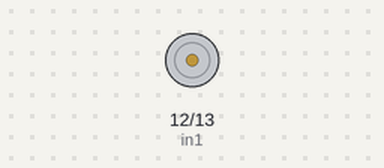
A sketch run on a simulated Arduino Uno, built with avr-gcc and run on an emulated ATmega328P. Shown: motor-driver pin pairs drawn as motors (green arrow = first pin HIGH = forward, orange = second pin HIGH = backward, longer = more drive, scaled by the enable pin).

Above: at 0.1 s.
Timing chart, 0 to 1.6 s (numbered marks = the images above):
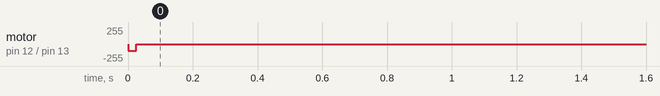

The sketch:

propeller_control.ino
```cpp
// Motor A connections
int enA = 9; //pin 1 of the IC
int in1 = 12; // pin 2 of the IC
int in2 = 13; //pin7 of IC


void setup() {
  // Set all the motor control pins to outputs
  pinMode(enA, OUTPUT);
  pinMode(in1, OUTPUT);
  pinMode(in2, OUTPUT);

  onerotation();
}

void loop() {
}


void onerotation(){
  digitalWrite(in1, LOW);
  digitalWrite(in2, HIGH);
  analogWrite(enA, 100);
  delay(26); // the time period for one rotaton of the motor is found out to be 26ms
  digitalWrite(in1, LOW);
  digitalWrite(in2, LOW);
}
```
